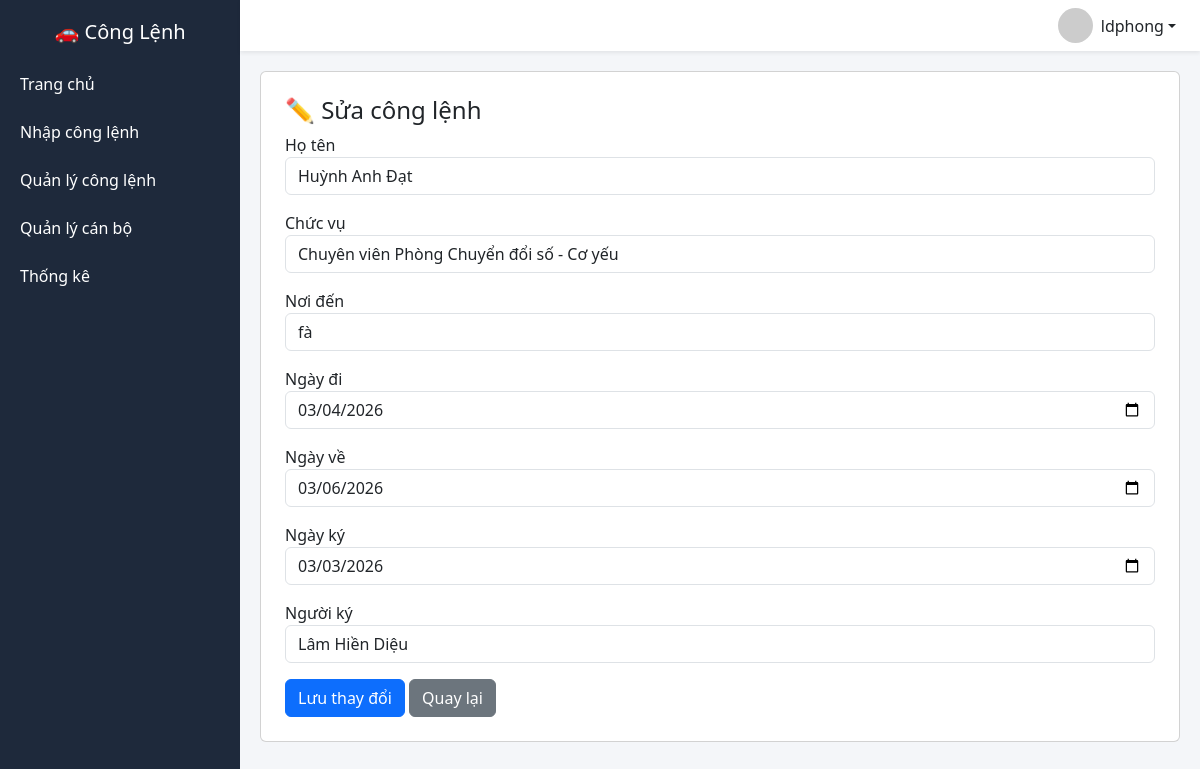
The page /sua/12 (signed in) on the database its author committed.
### tables this page shows
CREATE TABLE conglenh(
       id INTEGER PRIMARY KEY AUTOINCREMENT,
       nam INTEGER,
       so_thu_tu INTEGER,
       so_cong_lenh TEXT UNIQUE,
       ho_ten TEXT,
       chuc_vu TEXT,
        noi_den TEXT,
       ngay_di TEXT,
       ngay_ve TEXT,
       ngay_ky TEXT,
       nguoi_ky TEXT,
      created_at TEXT,
      UNIQUE(nam, so_thu_tu)
   );

### app.py (the view, shortened to what this page needs)
@app.route("/sua/<int:id>", methods=["GET","POST"])
def sua(id):
    conn = sqlite3.connect(DB)
    conn.row_factory = sqlite3.Row
    c = conn.cursor()
    c.execute("SELECT * FROM conglenh WHERE id=?", (id,))
    data = c.fetchone()
    conn.close()
    return render_template("sua.html", row=data)

### app.py (called while the page is built)
@app.before_request
def require_login():
    allowed_routes = [
        "login",
        "static",
        "api_nguoidicongtac",
        "api_nguoiky"
    ]
    if request.endpoint is None:
        return
    if request.endpoint not in allowed_routes and "user" not in session:
        return redirect("/login")

### templates/sua.html
{% extends "layout.html" %}
{% block content %}
<div class="card p-4 card-dashboard">
<h4>✏️ Sửa công lệnh</h4>
<form method="post">
<div class="mb-3">
<label>Họ tên</label>
<input name="ho_ten" class="form-control" value="{{row['ho_ten']}}">
</div>
<div class="mb-3">
<label>Chức vụ</label>
<input name="chuc_vu" class="form-control" value="{{row['chuc_vu']}}">
</div>
<div class="mb-3">
<label>Nơi đến</label>
<input name="noi_den" class="form-control" value="{{row['noi_den']}}">
</div>
<div class="mb-3">
<label>Ngày đi</label>
<input type="date" name="ngay_di" class="form-control" value="{{row['ngay_di']}}">
</div>
<div class="mb-3">
<label>Ngày về</label>
<input type="date" name="ngay_ve" class="form-control" value="{{row['ngay_ve']}}">
</div>
<div class="mb-3">
<label>Ngày ký</label>
<input type="date" name="ngay_ky" class="form-control" value="{{row['ngay_ky']}}">
</div>
<div class="mb-3">
<label>Người ký</label>
<input name="nguoi_ky" class="form-control" value="{{row['nguoi_ky']}}">
</div>
<button class="btn btn-primary">Lưu thay đổi</button>
<a href="/danhsach" class="btn btn-secondary">Quay lại</a>
</form>
</div>
{% endblock %}

### templates/layout.html (style rules this page uses)
body { background:#f4f6f9; margin:0; font-family:Segoe UI,Arial; }

### rows shown on the page
conglenh: ho_ten "Huỳnh Anh Đạt", chuc_vu "Chuyên viên Phòng Chuyển đổi số - Cơ yếu", noi_den "fà", ngay_di "03/04/2026", ngay_ve "03/06/2026", ngay_ky "03/03/2026", nguoi_ky "Lâm Hiền Diệu"

### other values the page prints
{{ session.get('user') }} "ldphong"
